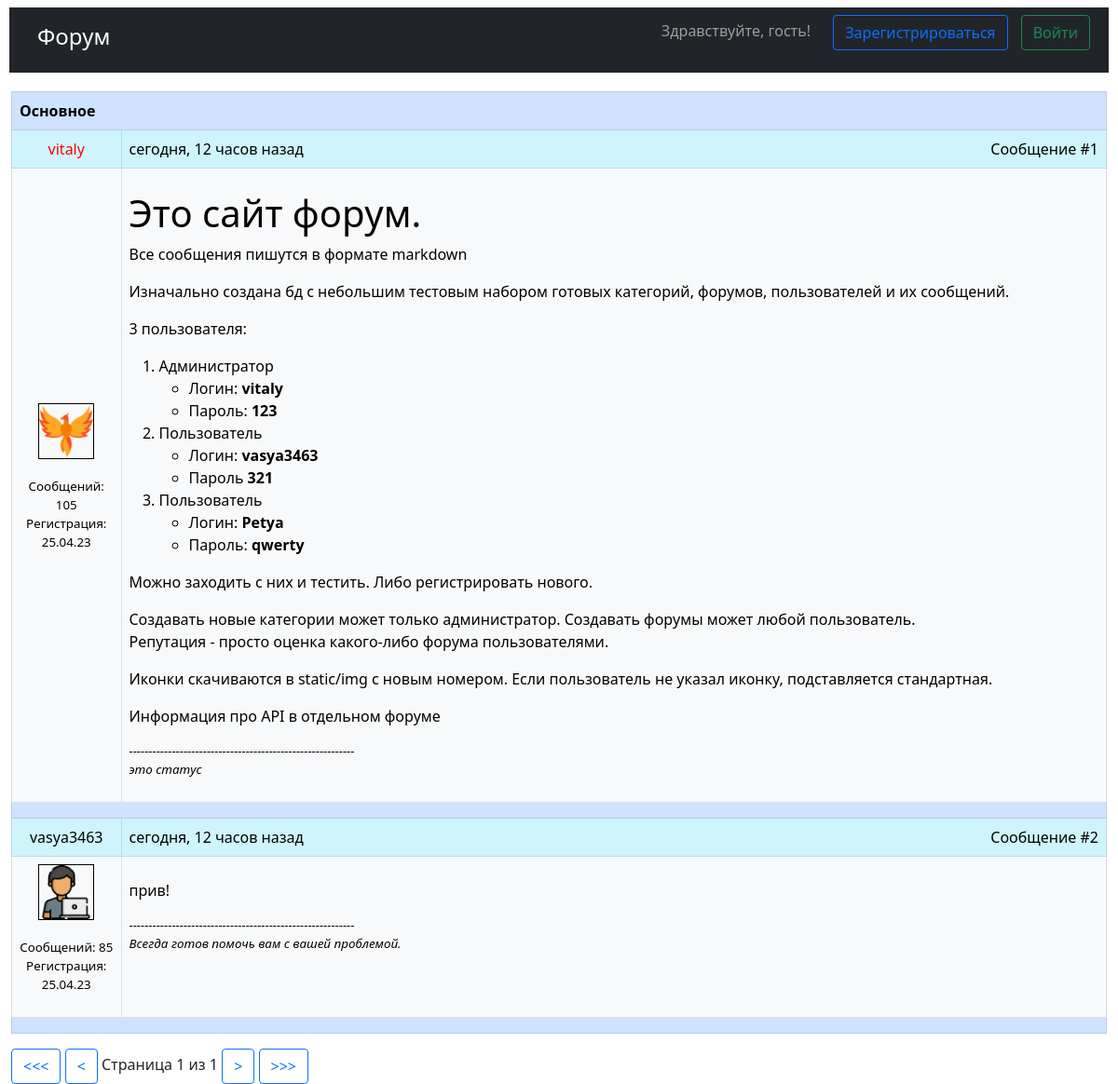
Screenshot of /forum/1 with the database file from the repository.
### database.py (models this page shows, shortened)
class Forum(BASE, SerializerMixin):
    __tablename__ = "forums"
    id = sqlalchemy.Column(sqlalchemy.Integer, primary_key=True, autoincrement=True)
    category_id = sqlalchemy.Column(sqlalchemy.Integer, sqlalchemy.ForeignKey("categories.id"))
    author_id = sqlalchemy.Column(sqlalchemy.Integer, sqlalchemy.ForeignKey("users.id"))
    title = sqlalchemy.Column(sqlalchemy.String)
    icon = sqlalchemy.Column(sqlalchemy.String, nullable=True)
    created_at = sqlalchemy.Column(sqlalchemy.DateTime(timezone=True), default=datetime.datetime.now)
    closed_at = sqlalchemy.Column(sqlalchemy.DateTime(timezone=True), nullable=True)
    likes = sqlalchemy.Column(sqlalchemy.String, default="set()")
    dislikes = sqlalchemy.Column(sqlalchemy.String, default="set()")
    category = relationship("Category", foreign_keys=[category_id], lazy='subquery')
    author = relationship("User", foreign_keys=[author_id], lazy='subquery')
    @cached_property
    def messages(self):
        with Session() as session:
            return session.query(Message).filter(Message.forum_id == self.id).all()

class Message(BASE, SerializerMixin):
    __tablename__ = "messages"
    id = sqlalchemy.Column(sqlalchemy.Integer, primary_key=True, autoincrement=True)
    author_id = sqlalchemy.Column(sqlalchemy.Integer, sqlalchemy.ForeignKey("users.id"))
    forum_id = sqlalchemy.Column(sqlalchemy.Integer, sqlalchemy.ForeignKey("forums.id"))
    text = sqlalchemy.Column(sqlalchemy.String)
    sent_at = sqlalchemy.Column(sqlalchemy.DateTime(timezone=True), default=datetime.datetime.now)
    edited_at = sqlalchemy.Column(sqlalchemy.DateTime(timezone=True), onupdate=datetime.datetime.now)
    author = relationship("User", foreign_keys=[author_id], lazy='subquery')
    forum = relationship("Forum", foreign_keys=[forum_id], lazy='subquery')
    @cached_property
    def markdown_text(self):
        return markdown.markdown(self.text, extensions=["nl2br", "fenced_code", "codehilite"])
    def decl(self, number, titles):
        if 4 < number % 100 < 20:
            return f"{number} {titles[2]} назад"
        if number % 10 == 1:
            return f"{number} {titles[0]} назад"
        if number % 10 < 5:
            return f"{number} {titles[1]} назад"
        return f"{number} {titles[2]} назад"
    def relative_format_time(self):
        diff = datetime.datetime.now() - self.sent_at
        if diff.days == 0:
            hours, minutes = divmod(diff.seconds, 3600)
            minutes, seconds = divmod(minutes, 60)
            if hours:
                return "сегодня, " + self.decl(hours, ["час", "часа", "часов"])
            if minutes:
                return self.decl(minutes, ["минута", "минуты", "минут"])
            return self.decl(seconds, ["секунда", "секунды", "секунд"])
        elif diff.days < 7:
            if diff.days == 1:
                return "вчера"
            return self.decl(diff.days, ["день", "дня", "дней"])
        elif diff.days < 30:
            return self.decl(diff.days // 7, ["неделя", "недели", "недель"])
        elif diff.days < 365:
            return self.decl(diff.days // 30, ["месяц", "месяца", "месяцев"])
        return self.decl(diff.days // 365, ["год", "года", "лет"])

class User(BASE, UserMixin, SerializerMixin):
    __tablename__ = "users"
    id = sqlalchemy.Column(sqlalchemy.Integer, primary_key=True, autoincrement=True)
    administrator = sqlalchemy.Column(sqlalchemy.Boolean, default=False)
    nickname = sqlalchemy.Column(sqlalchemy.String, unique=True)
    email = sqlalchemy.Column(sqlalchemy.String, unique=True)
    born_at = sqlalchemy.Column(sqlalchemy.Date)
    hashed_password = sqlalchemy.Column(sqlalchemy.String)
    city = sqlalchemy.Column(sqlalchemy.String, nullable=True)
    registered_at = sqlalchemy.Column(sqlalchemy.DateTime(timezone=True), default=datetime.datetime.now)
    status = sqlalchemy.Column(sqlalchemy.String, nullable=True)
    icon = sqlalchemy.Column(sqlalchemy.String, default="unknown.png")
    @cached_property
    def messages_count(self):
        with Session() as session:
            return session.query(Message).filter(Message.author_id == self.id).count()
    def __str__(self):
        return f'<a href="/account/{self.id}" class="{user_colors[self.administrator]}">{self.nickname}</a>'

### main.py (the view, shortened to what this page needs)
@app.route("/forum/<forum_id>", methods=["GET", "POST"])
def forum_page(forum_id):
    with Session() as session:
        forum = session.query(Forum).filter(Forum.id == forum_id).first()
    form = MessageForm()
    page = int(request.args.get("page", 1))
    return render_template("forum.html", forum=forum, messages=[forum.messages[0], *forum.messages[(page - 1) * 20 + 1:page * 20 + 1]],
                           total_pages=len(forum.messages) // 20 + bool(len(forum.messages) % 20), form=form)

### templates/forum.html (shortened to what this page needs)
{% extends "base.html" %}
{% block content %}
{% set page = request.args.get("page", 1) | int %}
<table class="table table-bordered">
    <thead>
    <tr class="table-primary">
        <th scope="col" colspan="2">{{forum.title}}</th>
    </tr>
    </thead>
    <tbody>
    {% for message in messages %}
    <tr class="table-info">
        <td class="text-center" scope="col" style="width:10%;">{{message.author | safe}}</td>
        <td scope="col" style="width:90%"><span style="float: left">{{message.relative_format_time()}}</span><span style="float: right">Сообщение #{{ 1 if loop.first else (page - 1) * 20 + loop.index }}</span></td>
    </tr>
    <tr class="table-light">
        <td class="text-center align-middle" scope="col" style="width:10%">
            <img src="{{url_for('static', filename='img/' + message.author.icon)}}" style="width: 60%;height: auto" border="1">
            <p style="font-size: smaller"><br>Сообщений: {{message.author.messages_count}}<br>Регистрация: {{message.author.registered_at.strftime("%d.%m.%y")}}
            </p>
        </td>
        <td scope="col" style="width:90%">
            <p>{{message.markdown_text | safe}}</p>
            {% if message.author.status %}
            <p style="vertical-align: bottom;font-size: smaller;font-style: italic">
                ----------------------------------------------------------<br>
                {{message.author.status}}
            </p>
            {% endif %}
        </td>
    </tr>
    <tr class="table-primary">
        <td scope="col" colspan="2"></td>
    </tr>
    {% endfor %}
    </tbody>
</table>
<a class="btn btn-outline-primary" href="/forum/{{forum.id}}?page={{ [1, page - 5] | max }}"><<<</a>
<a class="btn btn-outline-primary" href="/forum/{{forum.id}}?page={{ [1, page - 1] | max }}"><</a>
Страница {{page}} из {{total_pages}}
<a class="btn btn-outline-primary" href="/forum/{{forum.id}}?page={{ [total_pages, page + 1] | min }}">></a>
<a class="btn btn-outline-primary" href="/forum/{{forum.id}}?page={{ [total_pages, page + 5] | min }}">>>></a>
{% endblock %}

### templates/base.html (shortened to what this page needs)
<!DOCTYPE html>
<html lang="en">
<head>
    <link rel="stylesheet"
          href="https://cdn.jsdelivr.net/npm/bootstrap@5.0.0-beta1/dist/css/bootstrap.min.css"
>
    <link rel="stylesheet" type="text/css" href="{{url_for('static', filename='css/style.css')}}"/>
</head>
<body>
    <header>
        <nav class="navbar navbar-dark bg-dark align-items-center mt-2" style="margin-left: 10px; margin-right: 10px; margin-bottom: 20px">
            <a class="navbar-brand" href="/" style="margin-left: 30px"><h4>Форум</h4></a>
            <p style="vertical-align: bottom">
            <span class="navbar-text" style="margin-right: 20px;vertical-align: center">
                {% if current_user.is_authenticated %}
                Здравствуйте, <a href="/account/{{current_user.id}}">{{ current_user.nickname }}</a>!
                {% else %}
                Здравствуйте, гость!
                {% endif %}
            </span>
                {% if current_user.is_authenticated %}
                <a class="btn btn-outline-danger" href="/logout" style="margin-right: 20px">Выйти</a>
                {% else %}
                <a class="btn btn-outline-primary" href="/register" style="margin-right: 10px">Зарегистрироваться</a>
                <a class="btn btn-outline-success" href="/login" style="margin-right: 20px">Войти</a>
                {% endif %}
            </p>
        </nav>
    </header>
    <main role="main" class="container-fluid">
        {% block content %}{% endblock %}
    </main>
</body>
</html>

### static/css/style.css (style rules this page uses)
.admin-link { color: red; background-color: transparent; text-decoration: none; }
.user-link { color: black; background-color: transparent; text-decoration: none; }

### rows the page displays
Forum: title "Основное"
Message: author "vitaly", relative_format_time "сегодня, 12 часов назад", first "1", icon (picture), author.messages_count "105", author.registered_at "25.04.23", markdown_text "Это сайт форум. Все сообщения пишутся в формате markdown Изначально создана бд с небольшим тестовым набором готовых категорий, форумов, пользователей и их сообщений. 3 пользователя: Администратор Логин: vitaly Пароль: 123 Пользователь Логин: vasya3463 Пароль 321 Пользователь Логин: Petya Пароль: qwerty Можно заходить с них и тестить. Либо регистрировать нового. Создавать новые категории может только администратор. Создавать форумы может любой пользователь. Репутация - просто оценка какого-либо форума пользователями. Иконки скачиваются в static/img с новым номером. Если пользователь не указал иконку, подставляется стандартная. Информация про API в отдельном форуме", author.status "это статус"
Message: author "vasya3463", relative_format_time "сегодня, 12 часов назад", first "2", icon (picture), author.messages_count "85", author.registered_at "25.04.23", markdown_text "прив!", author.status "Всегда готов помочь вам с вашей проблемой."

### other values shown
{{ page }} "1"
{{ total_pages }} "1"
